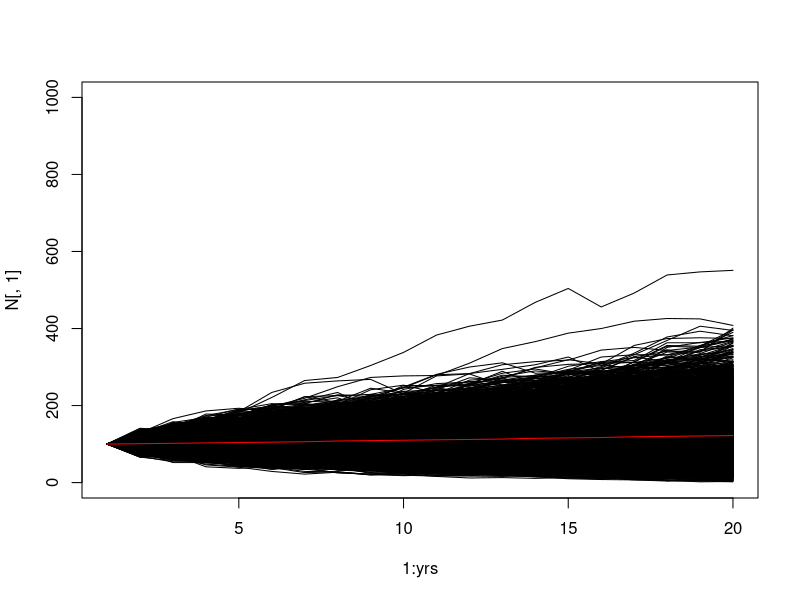
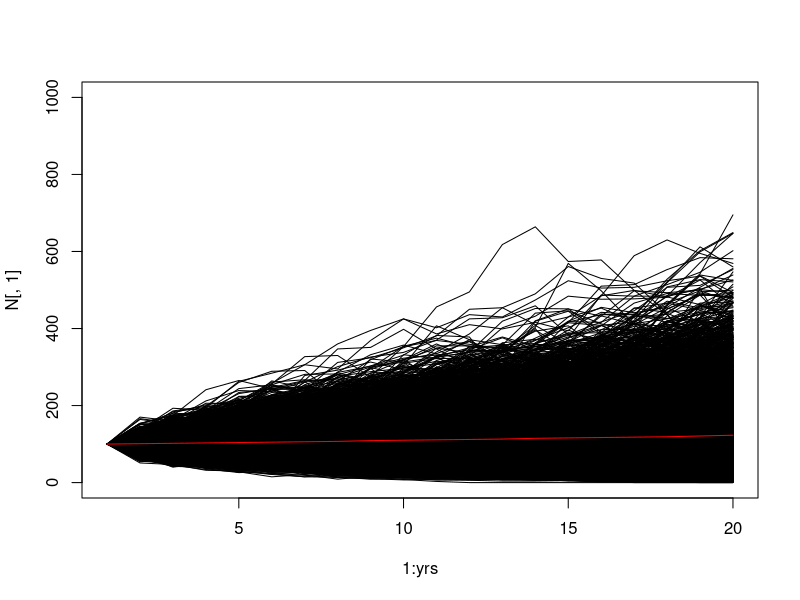
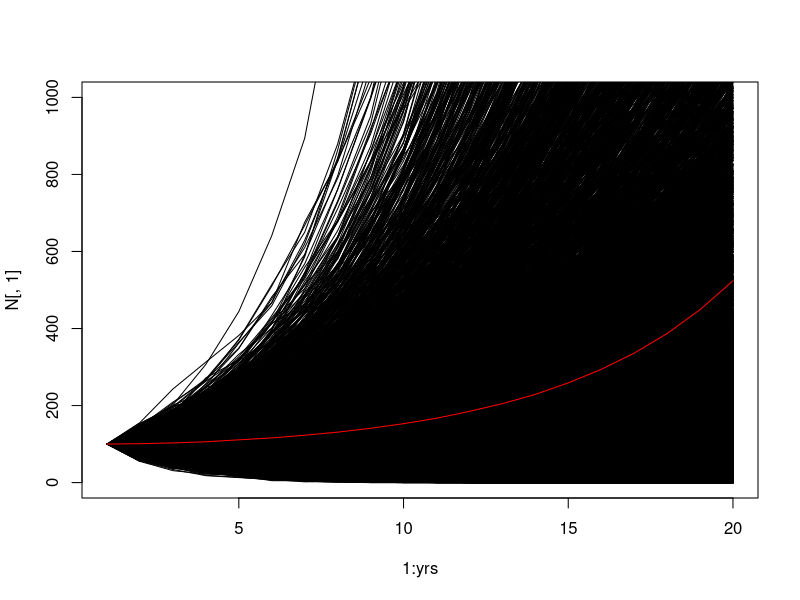

Here is the R script that generated these plots, in order: (Note: this script raises an error after producing the figures.)
#simulation function  
popsim <- function(N.init,lamb,se.lamb,sd.lamb,se.sd.lamb,sims,yrs){
  N <- matrix(NA,nrow <- yrs,ncol <- sims) #set up results storage
  #pull from sampling distributions for lambda and stochasticity in lambda (sd.lamb)
  r.lamb <- r.sd.lamb <- rep(NA,sims)
  r.lamb <- rnorm(sims,lamb,se.lamb) 
  r.sd.lamb <- rnorm(sims,sd.lamb,se.sd.lamb)
  N[1,] <- N.init #initialize for all sims
  for(k in 1:sims){
    #based on values from sampling distributions, simulate over years with stochasticity
    for(y in 2:yrs){
      N[y,k] <- rpois(1,N[(y-1),k]*rnorm(1,r.lamb[k],r.sd.lamb[k]))
    } #yrs 
  } #sims
return(N)
} #function

#function for plotting and reporting key results 
plot.fun <- function(N){
  yrs <- nrow(N)
  sims <- ncol(N)
  N.mean <- round(apply(N,1,mean), dig = 0)
  #plot each simulation 
  plot(x = 1:yrs,y = N[,1], type = 'l', col = "black",ylim = c(0,1000))
  for(k in 2:sims){
    lines(x = 1:yrs,y = N[,k], col = "black")
  }
  lines(x = 1:yrs,y = N.mean, col = "red") #plot mean across simulations 
  #calculate geometric mean lambda
  geom.lamb <- rep(NA,sims)
  for(k in 1:sims){
    geom.lamb[k] <- (N[yrs,k]/N[1,k])^(1/(yrs-1))
  }
  lamb.mean <- mean(geom.lamb)
  #calculate extinction probability 
  extinct.prob <- ifelse(length(which(N[yrs,]==0))==0,0,length(which(N[yrs,]==0))/sims)
  #bundle and name output 
  output <- c(round(lamb.mean,dig=5),round(extinct.prob,dig=5))
  names(output) <- c("Mean Lambda", "Extinction Probability")
  return(output)
}

#simulate 
sims <- 10000 #simulations to run - do enough to stabilize output from repeated runs of the function 
yrs <- 20 #years to simulate forward 

#    popsim(N.init, lamb, se.lamb, sd.lamb, se.sd.lamb, sims, yrs)

#here we start where sd.lamb and se.lamb are equal
N <- popsim(100,    1.01, 0.01,    0.01,    0.001,       sims, yrs)
plot.fun(N)

#notice what happens when we increase the sd.lamb - the variability over years
#simply by increasing the variability in the system, we increase extinction probability
#but it doesn't increase it that much, because for any simulation, r.lambda is very likely to be >1
N <- popsim(100,    1.01, 0.01,    0.1,    0.001,       sims, yrs)
plot.fun(N)

#now notice what happens when we increase the se.lamb - our uncertainty in mean lambda
#in this case it has a much bigger effect *with the same increase*, because now, for any simulation, r.lambda has a meaningful chance of being <1  
N <- popsim(100,    1.01, 0.1,    0.01,    0.001,       sims, yrs)
plot.fun(N)

#lets now see how we would get data like these to estimate these parameters
#lets say that we have d.yrs of data from each of d.reps different sites
#where we think that each of the different sites are subject to the same stochasticity
#we can think of site as a replicate of the same process, but with sampling uncertainty
#i.e., a good year in one site is a good year in another
#lets generate such data and then extract the observed lambdas 
#them model them in a random effects model 

#note that I would prefer to do all this in JAGS or similar because it seems more transparent to me! 

set.seed(1) #set the random seed so we can get the same output each time
d.yrs <- 20 #number of years
d.reps <- 100 #number of sites 
lamb <- 1.01 #the mean lambda across all years (and sites)
sd.lamb <- 0.05 #the stochasticity in lambda across years
se.lamb <- 0.01 #sampling uncertainty from rep to rep
r.lamb <- rnorm(d.yrs,lamb,sd.lamb) #draw true lambda for each year 
N.data <- matrix(NA,nrow=d.yrs,ncol=d.reps) #hold data 
N.data[1,] <- 100 #initialize
for(k in 1:d.reps){
  for(y in 2:d.yrs){ #calculate N 
   N.data[y,k] <- N.data[y-1,k]*rnorm(1,r.lamb[y],se.lamb)
  }#sims
}#yrs

#now extract the realized lambdas 
est.lamb <- matrix(NA,nrow=(d.yrs-1),ncol=d.reps)
for(y in 1:(d.yrs-1)){
  est.lamb[y,] <- N.data[y+1,]/N.data[y,]
}
#set data up to go into the random effects model 
vec.lamb <- as.vector(est.lamb)
year <- rep(1:(d.yrs-1),d.reps)
#run the random effects model 
model <- lmer( vec.lamb ~ 1 |year)

#look at an overall summary
summary(model)
#estimate of lamb (mean lambda)
summary(model)$coefficients[1]
#estimate of se lambda (sampling uncertainty in lambda over replicates)
summary(model)$coefficients[2]
#estimate of sd lambda (variation in lambda over time)
sqrt(as.data.frame(VarCorr(model))$vcov[1])

